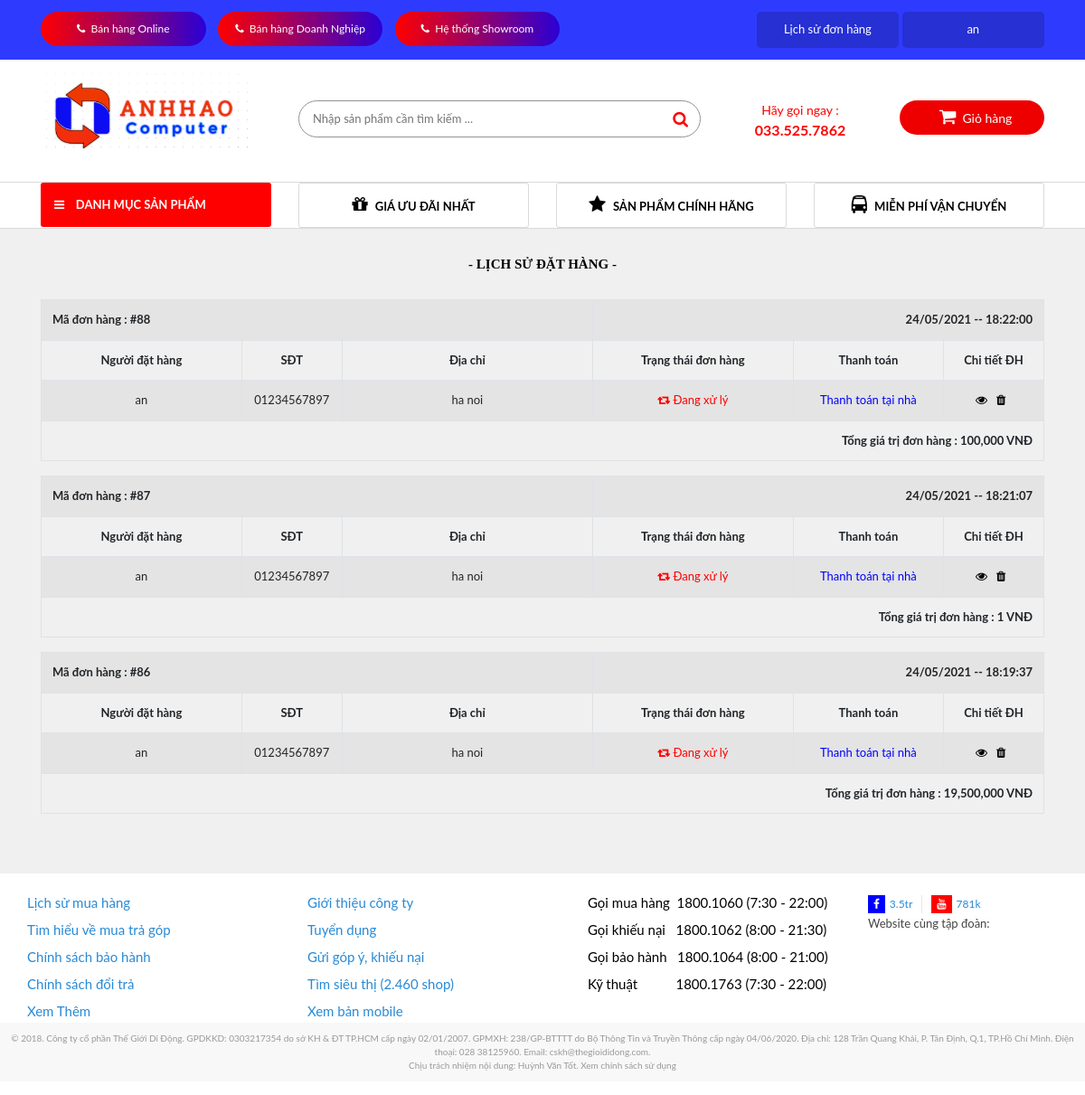
The app's page /lich-su-mua-hang (signed in) with its own data.
### tables this page shows
CREATE TABLE `orders` (
  `id` int(11) NOT NULL,
  `user_id` int(11) DEFAULT NULL COMMENT 'Id của user trong trường hợp đã login và đặt hàng, là khóa ngoại liên kết với bảng users',
  `fullname` varchar(255) DEFAULT NULL COMMENT 'Tên khách hàng',
  `address` varchar(255) DEFAULT NULL COMMENT 'Địa chỉ khách hàng',
  `phone` varchar(255) DEFAULT NULL COMMENT 'SĐT khách hàng',
  `email` varchar(255) DEFAULT NULL COMMENT 'Email khách hàng',
  `note` text DEFAULT NULL COMMENT 'Ghi chú từ khách hàng',
  `price_total` int(11) DEFAULT NULL COMMENT 'Tổng giá trị đơn hàng',
  `payment_status` tinyint(2) DEFAULT NULL COMMENT 'Trạng thái đơn hàng: 0 - Chưa thành toán, 1 - Đã thành toán',
  `status` tinyint(3) NOT NULL,
  `created_at` timestamp NOT NULL DEFAULT current_timestamp() COMMENT 'Ngày tạo đơn',
  `updated_at` datetime DEFAULT NULL COMMENT 'Ngày cập nhật cuối'
);

### App/controllers/controller.php (called while the page is built, shortened)
<?php
class Controller{
  public function render($file,$variable=[]){
        extract($variable);
        require_once $file;
        $view= ob_get_clean();
        return $view;
    }
}

### Mvc/Frontend/controllers/LoginController.php (called while the page is built, shortened)
<?php
require_once  "Mvc/Frontend/Models/Order.php";
class LoginController extends Controller{
  public function history()
  {
    $id=$_SESSION["user_account"]["id"];
    $order_model=new Order();
    $orders=$order_model->listOrder($id);
    $this->content=$this->render('Mvc/frontend/views/login/shoppingcart.php',["orders" => $orders]);
    require_once 'Mvc/frontend/views/layouts/main.php';
  }
}

### index.php (called while the page is built, shortened)
<?php
    require_once "App/controllers/controller.php";
    require_once "App/database/Model.php";
    $action=isset($_GET["action"]) ? $_GET["action"] : 'index';
    $obj=new $controller;
    $obj->$action();
    ?>

### App/database/Model.php (called while the page is built, shortened)
<?php
    class Model{
        public function __construct(){
            $this->connection=$this->getConnection();
        }
        public function getConnection(){
            $connection=new PDO(Database::DB_DSN,
                                Database::DB_USERNAME,
                                Database::DB_PASSWORD);
            return $connection;
        }
}

### Mvc/Frontend/models/Order.php (called while the page is built, shortened)
<?php
class Order extends Model
{
    public function listOrder($id){
        $obj_select=$this->connection->prepare("select * from orders where user_id=$id
                    order by orders.created_at desc ");
        $obj_select->execute();
        $orders = $obj_select->fetchAll(PDO::FETCH_ASSOC);
        return $orders;
    }
}

### Mvc/Frontend/views/login/shoppingCart.php (the view, shortened to what this page needs)
<div class="container">
  <div class="row">
    <div class="col-sm-12" style="margin: 30px 0px">
      <h5 style="font-size: 15px;text-align: center;margin-bottom: 10px;font-family: 'Times New Roman';font-weight: bold;padding-bottom: 20px"> - LỊCH SỬ ĐẶT HÀNG -</h5>
      <?php if(!empty($orders)):
        foreach ($orders as $cart):
          ?>
          <table   class="table table-striped table-bordered table-list">
            <th  colspan="3"> Mã đơn hàng : #<?php echo $cart["id"]; ?></th>
            <th style="text-align: right" colspan="3"><?php  echo date('d/m/Y -- H:i:s',strtotime($cart["created_at"]));?></th>
            <tr style="text-align: center">
              <th width="20%">Người đặt hàng</th>
              <th  width="10%">SĐT</th>
              <th  width="25%">Địa chỉ</th>
              <th  width="20%">Trạng thái đơn hàng</th>
              <th  width="15%">Thanh toán</th>
              <th  width="10%">Chi tiết ĐH</th>
            </tr>
            <tr style="text-align: center">
              <td><?php echo $cart["fullname"]; ?></td>
              <td>0<?php echo $cart["phone"]; ?></td>
              <td><?php echo $cart["address"]; ?></td>
              <td>
                <?php
                if($cart["status"] == 0)
                {
                  echo "<i style='color: red' class='fa fa-retweet'></i> <span style='color:red'> Đang xử lý</span>";
                }
                elseif ($cart["status"] == 1)
                {
                  echo "<i style='color: #0bb827' class='fa fa-check'></i> <span style='color: #0bb827'>Đã xác nhận thành công</span>";
                }
                elseif($cart["status"] == 3)
                {
                  echo "<i style='color: red' class='fa fa-check'></i> <span style='color:red'> Đang hàng của bạn đã hủy</span>";
                }
                ?>
              </td>
              <td>
                <?php
                if($cart["payment_status"] == 0)
                {
                  echo "<p style='color:blue'>Thanh toán tại nhà </p>";
                }
                elseif ($cart["status"] == 1)
                {
                  echo "<p style='color:green'>Đã thanh toán</p>";
                }
                ?>
              </td>
              <td>
                <a  title="" href="san-pham-don-hang/<?php echo $cart["id"]; ?>"><i class="fa fa-eye"></i></a> &nbsp;
                <?php if ($cart["status"] == 0): ?>
                  <a title="Update" href=" huy-don-hang/<?php echo $cart["id"]; ?>" onclick="return confirm('Bạn có chắc chắn muốn hủy đơn hàng này không ?')"><i
                        class="fa fa-trash"></i></a> &nbsp;
                <?php endif; ?>
              </td>
            </tr>
            <th colspan="6" style="text-align: right">Tổng giá trị đơn hàng : <?php echo number_format($cart["price_total"]); ?> VNĐ</th>
          </table>
        <?php endforeach;
      else:
        ?>
        <h5 style="text-align: center;">Bạn chưa có đơn hàng nào !!!</h5>
      <?php endif; ?>
    </div>
  </div>
</div>

### Mvc/Frontend/views/layouts/main.php (shortened to what this page needs)
<!doctype html>
<html lang="en">
<head>
  <link rel="stylesheet" href="Assets/Frontend/icon/icon.css">
  <link rel="stylesheet" href="Assets/Frontend/css/app.css">
  <link rel="stylesheet" href="Assets/Frontend/css/style.css">
</head>
<body>
<div class="app">
  <?php require_once 'Mvc/frontend/views/layouts/header.php'; ?>
  <?php echo $this->content; ?>
  <?php require_once 'Mvc/frontend/views/layouts/footer.php'; ?>
</body>
</html>

### Mvc/Frontend/views/layouts/header.php (shortened to what this page needs)
<div class="banner">
  <div class="container">
    <div class="row">
      <div class="col-sm-8">
        <div class="sale_block">
          <i class="fa fa-phone"></i>&nbsp; Bán hàng Online
        </div>
        <div class="sale_block">
          <i class="fa fa-phone"></i>&nbsp; Bán hàng Doanh Nghiệp
        </div>
        <div class="sale_block">
          <i class="fa fa-phone"></i>&nbsp; Hệ thống Showroom
        </div>
      </div>
      <div class="col-sm-4">
        <div class="right">
          <?php if(isset($_SESSION['user_account'])): ?>
          <div class="right_banner">
            <a href="lich-su-mua-hang">Lịch sử đơn hàng</a>
          </div>
          <?php endif; ?>
          <div class="right_banner">
            <?php if(!isset($_SESSION['user_account'])): ?>
            <span><a href="dang-ky">Đăng ký</a></span> | <span><a href="dang-nhap">Đăng nhập</a></span>
            <?php else: ?>
            <span><a href="thong-tin-ca-nhan"><?php echo $_SESSION['user_account']['fullname']; ?></a>
            <?php endif; ?>
          </div>
        </div>
      </div>
    </div>
  </div>
</div>
<div class="banner-center">
  <div class="container">
    <div class="row">
      <div class="col-sm-3">
        <div class="logo">
          <a href=""><img src="Assets/Frontend/images/logo_ah.PNG" alt=""></a>
        </div>
      </div>
      <div class="col-sm-5">
        <div class="search_input">
          <div class="">
            <input type="text" id="product__search" name="search_text" placeholder="Nhập sản phẩm cần tìm kiếm ...">
          </div>
          <div class="icon">
            <i class="fa fa-search"></i>
          </div>
        </div>
      </div>
      <div class="col-sm-2 right">
        <div class="banner-center_right right_pt">
          <a href="tel:0335257862">
            <div class="banner_text">
              <p class="hottline_text">Hãy gọi ngay :</p>
              <a href="tel:0335257862" class="hottline">033.525.7862</a>
            </div>
          </a>
        </div>
      </div>
      <div class="col-sm-2">
        <div class="banner-center_right shopping right_pt">
          <a href="gio-hang-cua-ban">
            <?php
            $total=0;
            if(isset($_SESSION["cart"]) && !empty($_SESSION["cart"])):
            {
              foreach ($_SESSION["cart"] as $list)
              {
                $total +=$list["quality"];
              }
            }
            ?>
            <i class="fa fa-shopping-cart"></i>&nbsp; Giỏ hàng (<?php echo $total; ?>)
            <?php else: ?>
              <i class="fa fa-shopping-cart"></i>&nbsp; Giỏ hàng
            <?php endif; ?>
          </a>
        </div>
      </div>
    </div>
  </div>
</div>
<div class="menu">
  <div class="container">
    <div class="row">
      <div class="col-sm-3">
        <div class="home__title__category category__product1">
          <i id="icon-bar" class="fa fa-bars"></i> &nbsp;&nbsp; Danh mục sản phẩm
        </div>
      </div>
      <div class="col-sm-9">
       <div class="row">
         <div class="col-sm-4">
           <div class="home__title__category present">
             <i class="fa fa-gift"></i>  GIÁ ƯU ĐÃI NHẤT
           </div>
         </div>
         <div class="col-sm-4">
           <div class="home__title__category present">
             <i class="fa fa-star"></i> SẢN PHẨM CHÍNH HÃNG
           </div>
         </div>
         <div class="col-sm-4">
           <div class="home__title__category present">
             <i class="fa fa-bus"></i> MIỄN PHÍ VẬN CHUYỂN
           </div>
         </div>
       </div>
      </div>
    </div>
  </div>
</div>

### Mvc/Frontend/views/layouts/footer.php
<div style="margin-top: 20px " class="banner-center">
  <div class="container">
    <div class="row">
      <ul class="footer1">
        <li>
          <a href="">Lịch sử mua hàng</a>
        </li>
        <li>
          <a href="">Tìm hiểu về mua trả góp</a>
        </li>
        <li>
          <a href="">Chính sách bảo hành</a>
        </li>
        <li>
          <a href="">Chính sách đổi trả</a>
        </li>
        <li>
          <a href="">Xem Thêm</a>
        </li>
      </ul>
      <ul class="footer1">
        <li>
          <a href="">Giới thiệu công ty </a>
        </li>
        <li>
          <a href="">Tuyển dụng</a>
        </li>
        <li>
          <a href="">Gửi góp ý, khiếu nại </a>
        </li>
        <li>
          <a href="">Tìm siêu thị (2.460 shop) </a>
        </li>
        <li>
          <a href="">Xem bản mobile </a>
        </li>
      </ul>
      <ul class="footer_sdt">
        <li>
          <a href="tel:18001060">Gọi mua hàng &nbsp;<span>1800.1060</span> (7:30 - 22:00)</a>
        </li>
        <li>
          <a href="tel:18001062">Gọi khiếu nại &nbsp; <span>1800.1062</span> (8:00 - 21:30)</a>
        </li>
        <li>
          <a href="tel:18001064">Gọi bảo hành &nbsp; <span>1800.1064</span> (8:00 - 21:00)</a>
        </li>
        <li>
          <a href="tel:18001763">Kỹ thuật &nbsp; &nbsp; &nbsp; &nbsp; &nbsp; <span>1800.1763</span>
            (7:30 - 22:00)</a>
        </li>
      </ul>
      <ul class="footer_last">
        <li>
          <a href="" class="linkfb">
            <i class="fa fa-facebook"></i>3.5tr
          </a>
          <a href="" class="linkyt">
            <i class="fa fa-youtube"></i>781k
          </a>
          <div class="group">
            <label>Website cùng tập đoàn:</label>
          </div>
        </li>
      </ul>
    </div>
  </div>
  <div class="footer2">
    <p>© 2018. Công ty cổ phần Thế Giới Di Động. GPDKKD: 0303217354 do sở KH &amp; ĐT TP.HCM cấp ngày
      02/01/2007. GPMXH: 238/GP-BTTTT do Bộ Thông Tin và Truyền Thông cấp ngày 04/06/2020. Địa chỉ: 128
      Trần Quang Khải, P. Tân Định, Q.1, TP.Hồ Chí Minh. Điện thoại: 028 38125960. Email:
      cskh@thegioididong.com.
      <br>
      Chịu trách nhiệm nội dung: Huỳnh Văn Tốt. Xem chính sách sử dụng
    </p>
  </div>
</div>

### Assets/Frontend/css/style.css (style rules this page uses)
body,h1,h2,h3,h4,h5,h6,p,ul,li { margin: 0px; padding: 0px; font-size: 13px; font-style: normal; font-weight: 400; visibility: visible; font-family: "Lato", sans-serif; color: black; }
a { text-decoration: none; color: black; }
li { list-style: none; }
.app { background-color: #F0F0F0; margin:0px; }
.banner { background-color: #2e3bff; padding: 13px 0px; }
.right { text-align: right; }
.right_banner { background-color: #00f; padding:10px; width: 45%; display: inline-block; background-color: rgba(6, 8, 38, 0.2); color: white; text-align: center; border-radius: 5px; }
.banner .sale_block { font-size: 12px; color: white; text-align: center; width: 25%; margin-right: 10px; display: inline-block; background: repeating-linear-gradient(to right,red 0,#00f 60%,red 50%); background-size: 200% auto; background-position: 0 100%; padding:10px; border-radius: 9999px; }
.banner .right_banner a { color: white !important; }
.logo { width: 90%; }
.logo img { width: 100%; border-radius: 5px; box-shadow: white; max-height: 90px; }
.search_input { margin-top: 30px; margin-bottom: 28px; width: 100%; position: relative; justify-content: space-between; }
.search_input input { width: 100%; padding: 10px 42px 10px 15px; border-radius: 9999px; border: 1px solid #929292; font-size: 13px; }
.banner-center { background-color: #ffffff; padding: 15px 0px; }
.search_input .icon { position: absolute; top: 12px; right: 14px; }
.search_input .icon i { font-size: 18px; color: red; }
.banner-center_right { text-align: -webkit-center; }
.right_pt { margin-top: 30px; margin-bottom: 30px; }
.banner_text a.hottline { font-size: 16px; font-weight: bold; color: red; }
.hottline_text { font-size: 14px; color: red; }
.banner_text { color: #e00; text-align: center; }
.banner-center_right a { color: white; }
.shopping { background-color: #e00; border-radius: 9999px; padding: 8px 7px; font-size: 14px; text-align: center; }
.shopping i { font-size: 20px; margin-left: 8px; }
.menu { border-top: 1px solid #dadada; background-color: white; border-bottom: 1px solid #dadada; }
.present { text-align: center; border: 1px solid #dadada; }
.present i { font-size: 20px; margin-right: 5px; }
.home__title__category { font-size: 13px; font-weight: bold; padding: 13px 0px; color: #000; text-transform:uppercase; border-radius: 3px; }
.category__product1 { background-color: red; padding: 15px 0px 15px 15px; color: #fff !important; }
input { font-size: 13px !important; }
.footer1 { float: left; width: 310px; }
.footer1 li a { display: block; color: #288ad6; font-size: 15px; line-height: 25px; padding-top: 5px; }
.footer_sdt { float: left; width: 310px; }
.footer_sdt li a { display: block; font-size: 15px; line-height: 25px; padding-top: 5px; }
.footer_last { float: left; width: 150px; }
.footer_last li { font-size: 13px; color: #444; }
.footer_last li a.linkfb { float: left; padding: 0 10px 0 0; margin: 9px 0 2px; border-right: 1px solid #e9e9e9; font-size: 12px; line-height: 1; color: #288ad6; }
.footer_last li a.linkfb i { background-color: blue; padding: 4px 6px; color: white; margin-right: 5px; }
.footer_last li a.linkyt { float: left; padding: 0 0 0 10px; margin: 9px 0 2px; font-size: 12px; color: #288ad6; line-height: 1; }
.footer_last li a.linkyt i { background-color: red; padding: 4px 6px; color: white; margin-right: 5px; }
.footer2 { background: #f8f8f8; padding: 10px 0; }
.footer2 p { margin: auto; font-size: 10px; color: #999; text-align: center; }

### records on screen
orders: id "88", created_at "24/05/2021 -- 18:22:00", fullname "an", phone "1234567897", address "ha noi", status 0 (drawn), payment_status "Thanh toán tại nhà", price_total "100,000"
orders: id "87", created_at "24/05/2021 -- 18:21:07", fullname "an", phone "1234567897", address "ha noi", status 0 (drawn), payment_status "Thanh toán tại nhà", price_total "1"
orders: id "86", created_at "24/05/2021 -- 18:19:37", fullname "an", phone "1234567897", address "ha noi", status 0 (drawn), payment_status "Thanh toán tại nhà", price_total "19,500,000"

### other values on screen
$_SESSION['user_account']['fullname'] "an"
